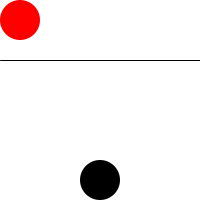
Frame 1 (no input)
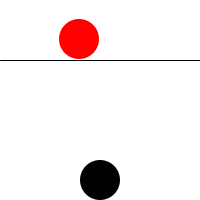
Frame 60 (the mouse pressed at the canvas centre just before this capture)
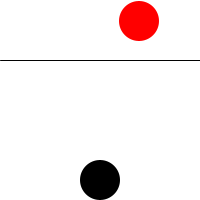
Frame 120 (the mouse held since frame 60 and released just before this capture)

The Processing sketch that drew these frames (run headless with seeded random() and noise(); from frame 60 on, the mouse is pressed at the canvas centre):

// Processing sketch: processing_60551
// ── processing_60551.pde

final int rad = 20;         //radius of circles.
int redX;                   //X location for red ball.
int redY;                   //Y location for red ball.
int redDirection;           //Direction red ball is bouncing.
int blackX;                 //X location for black ball.    
int blackY;                 //Y location for black ball.
float distance;             //distance between balls.
boolean blackmove = false;  //used to start the black ball moving.

void setup() {
  size(200, 200);
  smooth();
  textAlign(CENTER);
  textSize(24);
  redX = 20;
  redY = 20;
  redDirection = 1;
  blackX = width/2;
  blackY = height-20;
}

void draw() {


  background(255);
  stroke(1);
  line(0, 60, width, 60);             //draws line.
  noStroke();
  fill (255, 0, 0);
  ellipse (redX, redY, 2*rad, 2*rad); // draws red circle.

  if (((redX + rad) == (width)) && ((redY + rad) == (height)))  // reach bottom-right corner
  {
    redDirection = 3;
  }
  else if (((redX + rad) == (width)) && ((redY - rad) == 0))    // reach top-right corner
  {
    redDirection = 2;
  }
  else if ((redX - rad == 0) && (redY - rad == 0))              // reach top-left corner
  {
    redDirection = 1;
  }
  else if ((redX - rad == 0) && (redY + rad == height))         // reach bottom-left corner
  {
    redDirection = 4;
  }
  else if ((redX + rad == width) && (redY + rad < height) && (redY - rad > 0))     // reach righ border
  {
    if (redDirection == 1) redDirection = 2;
    if (redDirection == 4) redDirection = 3;
  }
  else if ((redX - rad == 0) && (redY + rad < height) && (redY - rad > 0))         // reach left border
  {
    if (redDirection == 2) redDirection = 1;
    if (redDirection == 3) redDirection = 4;
  }
  else if ((redY - rad == 0) && (redX + rad < width) && (redX - rad > 0))          // reach top border
  {
    if (redDirection == 3) redDirection = 2;
    if (redDirection == 4) redDirection = 1;
  }
  else if ((redY + rad == height-140) && (redX + rad < width) && (redX - rad > 0)) // reach bottom border
  {
    if (redDirection == 1) redDirection = 4;
    if (redDirection == 2) redDirection = 3;
  }


  if (redDirection == 1) // control the speed and direct the ball bounces
  {
    redX = redX + 1; 
    redY = redY + 1;
  }
  else if (redDirection == 2)
  {
    redX = redX - 1; 
    redY = redY + 1;
  }
  else if (redDirection == 3)
  {
    redX = redX - 1; 
    redY = redY - 1;
  }
  else if (redDirection == 4)
  {
    redX = redX + 1; 
    redY = redY - 1;
  }

  fill(0); 
  ellipse(blackX, blackY, 2*rad, 2*rad); // draws the black ball

  if (keyPressed == true) { // start the black ball moving if a key is pressed.
    blackmove = true;
  }

  if (blackmove == true) {
    blackY --;
  }

  fill(255, 0, 0);
  distance = sqrt(sq(blackX - redX)+sq(blackY - redY)); //pithag theorum used to determine distance between balls.
  if (distance <= 2*rad) { //if balls collide.
    text("YOU WIN!!!", width/2, height/2);
    noLoop();
  }
  else if (blackY < - 20) { //if black ball misses.
    text("GAME OVER!!!", width/2, height/2);
    noLoop();
  }
}
